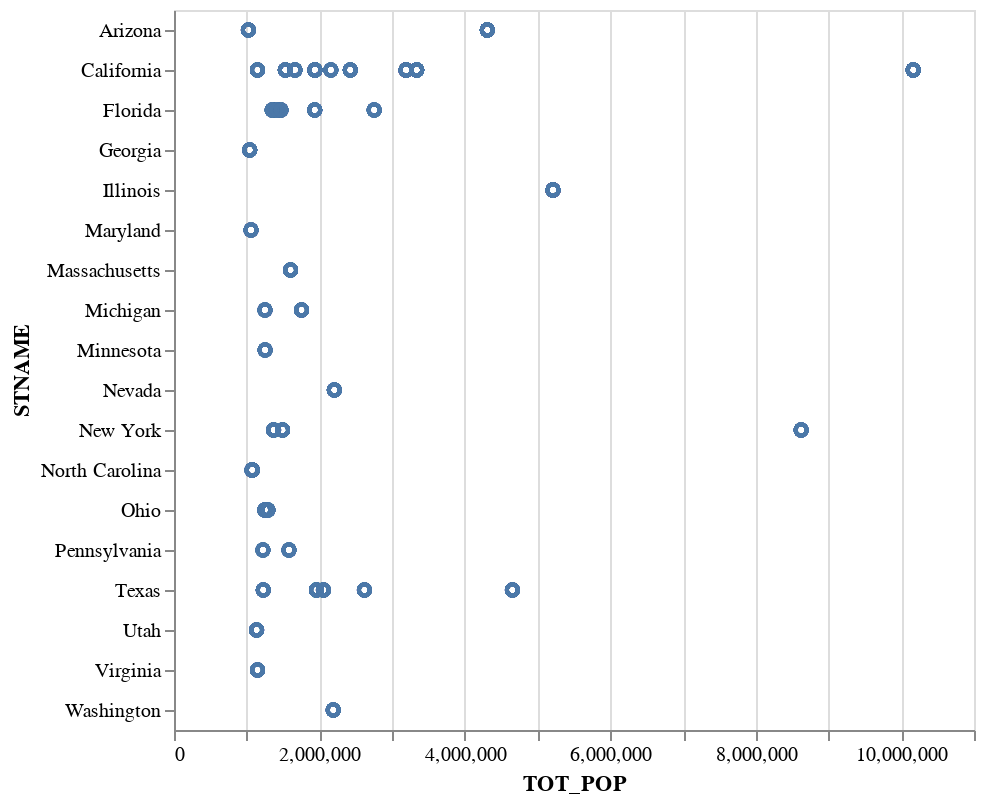

The code cell stored with this chart in its notebook:
### Markdown cell above
Getting somewhere, but need a way to visually distinguish. Maybe a panel of plots with cross-filtering?

### Code cell
(alt.Chart(cases_percap_big)
    .mark_point()
    .encode(x = 'TOT_POP:Q',
            y = 'STNAME:N',
            tooltip = 'county_label'))

### Figure 1 — Vega-Lite specification as saved in the notebook (floating-point values rounded to 4 significant figures; data arrays with more than 128 entries replaced by an {"elided": "..."} marker saying what was removed)
{"config": {"view": {"continuousWidth": 400, "continuousHeight": 300}}, "data": {"name": "data-79e145d434f3e26e947bf599303a6d13"}, "mark": "point", "encoding": {"tooltip": {"type": "nominal", "field": "county_label"}, "x": {"type": "quantitative", "field": "TOT_POP"}, "y": {"type": "nominal", "field": "STNAME"}}, "$schema": "https://vega.github.io/schema/vega-lite/v4.0.0.json", "datasets": {"data-79e145d434f3e26e947bf599303a6d13": {"elided": "1527 records"}}}
